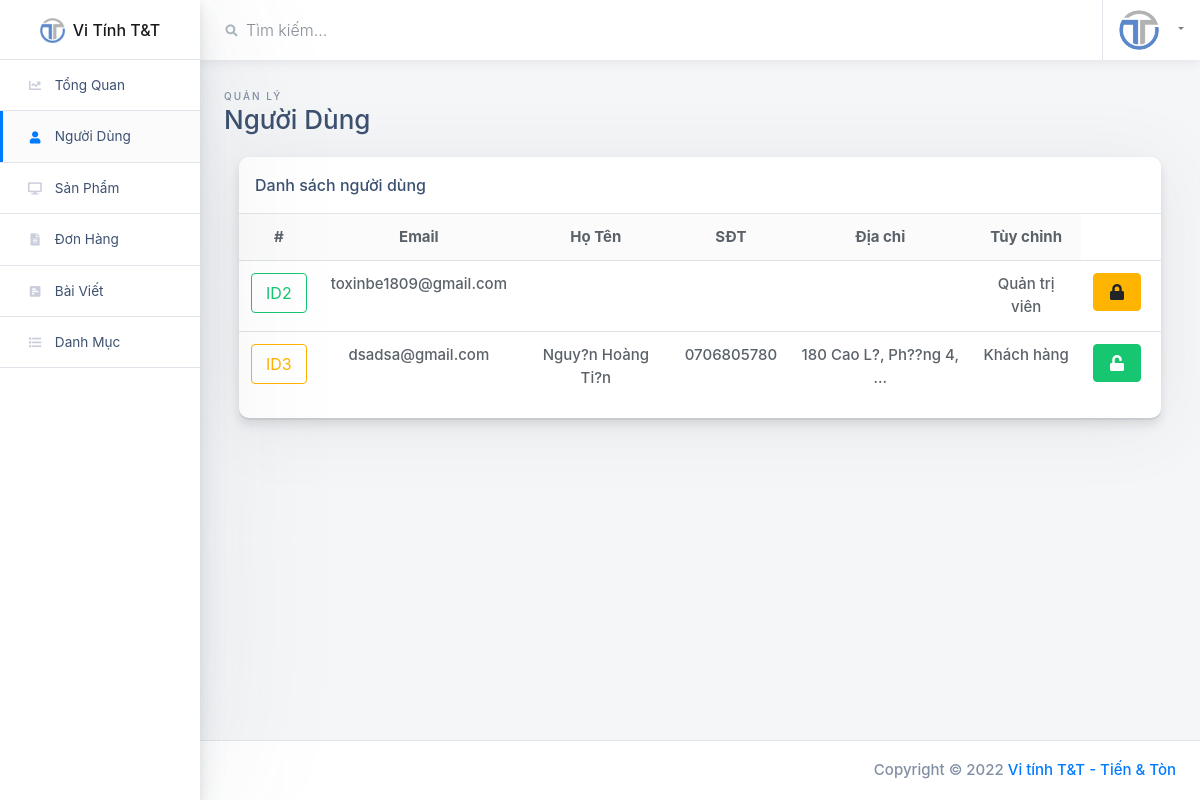
Page /admin/view/ds-kh.php (signed in) on the committed database.
### tables this page shows
CREATE TABLE IF NOT EXISTS `nguoidung` (
  `mand` int(10) NOT NULL AUTO_INCREMENT,
  `email` varchar(50) NOT NULL,
  `matkhau` varchar(32) NOT NULL,
  `hoten` varchar(50) NOT NULL,
  `sodienthoai` varchar(10) NOT NULL,
  `diachi` varchar(150) NOT NULL,
  `loai` tinyint(1) NOT NULL,
  `trangthai` tinyint(1) NOT NULL,
  PRIMARY KEY (`mand`)
);

### admin/model/database.php (called while the page is built, shortened)
<?php
class Database{
  private $servername;
  private $username;
  private $password;
  private $dbname;
  private static $conn;
  public function __construct(){
    $this->servername = "localhost";
    $this->username = "root";
    $this->password = "";
    $this->dbname = "vitinhtt";
    return self::$conn;
  }
  private function ketNoiDB(){
        try {
      self::$conn = new PDO("mysql:host=$this->servername;dbname=$this->dbname", $this->username, $this->password);
      self::$conn->setAttribute(PDO::ATTR_ERRMODE, PDO::ERRMODE_EXCEPTION);
      return self::$conn;
    } catch(PDOException $e) {
      echo "Connection failed: " . $e->getMessage();
      return false;
    }
  }
  public function timDanhSach($query){
    if(self::$conn != false){
      $stmt = self::$conn->prepare($query);
      $stmt->execute();
      $result = $stmt->setFetchMode(PDO::FETCH_ASSOC);
      if($result==true){
        return $stmt->fetchAll();
      }
    }
    return null;
  }
}
?>

### admin/model/nguoidung.php (called while the page is built, shortened)
<?php
class NguoiDung
{
    public function queryLayDanhSachNguoiDung() {
        $query="SELECT * FROM nguoidung";
        return $query;
    }
}?>

### admin/controller/hamtienich.php (called while the page is built, shortened)
<?php
function hienThiDiaChi($diaChi)
{
  $soLuongKyTu = strlen($diaChi);
  $tam = "";
  $demTu = 0;
  for ($j = 0; $j < $soLuongKyTu; $j++) {
    if ($diaChi[$j] == " " && $demTu < 5) {
      $demTu++;
    } else if ($demTu == 5) {
      $tam[$j] = ".";
      $tam[$j + 1] = ".";
      $tam[$j + 2] = ".";
      break;
    }
    $tam[$j] = $diaChi[$j];
  }
  return $tam;
}
function hienThiLoaiNguoiDung($loai)
{
  $loai=(int)$loai;
  $ketQua="";
  if($loai==0) return $ketQua="Quản trị viên";
  else if($loai==1) return $ketQua="Khách hàng";
  return $ketQua;
}
?>

### admin/view/ds-kh.php (the view, shortened to what this page needs)
<!doctype html>
<html class="no-js h-100" lang="en">
<head>
    <?php
    include 'layout/head.php'; ?>
</head>
<body class="h-100">
    <div class="container-fluid">
        <div class="row">
            <?php include 'layout/sidebar.php'; ?>
            <main class="main-content col-lg-10 col-md-9 col-sm-12 p-0 offset-lg-2 offset-md-3">
                <div class="main-navbar sticky-top bg-white">
                    <?php include 'layout/navbar.php'; ?>
                </div>
                <div class="main-content-container container-fluid px-4">
                    <div class="page-header row no-gutters py-4">
                        <div class="col-12 col-sm-4 text-center text-sm-left mb-0">
                            <span class="text-uppercase page-subtitle">Quản lý</span>
                            <h3 class="page-title">Người Dùng</h3>
                        </div>
                    </div>
                    <div class="col-12">
                        <div class="card card-small mb-4">
                            <div class="card-header border-bottom">
                                <div class="row">
                                    <div class="col-md-6">
                                        <h6 class="m-0">Danh sách người dùng</h6>
                                    </div>
                                </div>
                            </div>
                            <div class="table-sp">
                                <div class="card-body p-0 pb-3 text-center">
                                    <table class="table mb-0">
                                        <thead class="bg-light">
                                            <tr>
                                                <th scope="col" class="border-0">#</th>
                                                <th scope="col" class="border-0">Email</th>
                                                <th scope="col" class="border-0">Họ Tên</th>
                                                <th scope="col" class="border-0">SĐT</th>
                                                <th scope="col" class="border-0">Địa chỉ</th>
                                                <th scope="col" class="border-0">Tùy chỉnh</th>
                                            </tr>
                                        </thead>
                                        <tbody>
                                            <?php
                                                include '../model/database.php';
                                                include '../model/nguoidung.php';
                                                include '../controller/hamtienich.php';
                                                $db = new Database();
                                                $NguoiDung = new NguoiDung();
                                                $query = $NguoiDung->queryLayDanhSachNguoiDung();
                                                $arrNguoiDung = $db->timDanhSach($query);
                                                if (count($arrNguoiDung) > 0) {
                                                    foreach ($arrNguoiDung as $nd) {
                                                        echo '
                                                        <tr>
                                                        <form action="../controller/xuly-kh.php?mand=' . $nd['mand'] . '" method="post">
                                                        <td class="block">';
                                                        if($nd['trangthai']=="0"){
                                                            echo'<button type="button" class="mb-2 btn btn-sm btn-outline-warning mr-1 btn-font">ID' . $nd['mand'] . '</button>';
                                                        }else if($nd['trangthai']=="1"){
                                                            echo'<button type="button" class="mb-2 btn btn-sm btn-outline-success mr-1 btn-font">ID' . $nd['mand'] . '</button>';
                                                        }
                                                        echo'<p class="none">ID' . $nd['mand'] . '</p>
                                                        </td>
                                                        <td>' . $nd['email'] . '</td>
                                                        <input type="text" hidden name="loai" value="'.$nd["loai"].'">
                                                        <td>' . $nd['hoten'] . '</td>
                                                        <td>' . $nd['sodienthoai'] . '</td>
                                                        <td title="' . $nd['diachi'].'">'. hienThiDiaChi($nd['diachi']) . '</td>
                                                        <td>'.hienThiLoaiNguoiDung($nd['loai']).'</td>';
                                                        if($nd['trangthai']=="0"){
                                                            echo'<td>
                                                            <button name="btnMoKhoa" value="mokhoa" class="mb-2 btn btn-success mr-2 btn-font">
                                                            <i class="fas fa-unlock"></i><p>&nbspMở khóa</p>
                                                            </button>
                                                            </td>';
                                                        }else if($nd['trangthai']=="1"){
                                                            echo'<td>
                                                            <button name="btnKhoa" value="khoa"  class="mb-2 btn btn-warning mr-2 btn-font">
                                                            <i class="fas fa-lock"></i><p>&nbspKhóa</p>
                                                            </button>
                                                            </td>';
                                                        }
                                                        echo '
                                                        </form>
                                                        </tr>';
                                                    }
                                                }
                                            ?>
                                        </tbody>
                                    </table>
                                </div>
                            </div>
                        </div>
                    </div>
                </div>
                <?php include 'layout/footer.php'; ?>
            </main>
        </div>
    </div>
</body>
</html>

### admin/view/styles/style.css (style rules this page uses)
.btn-font { font-size: 16px; }
.block button { display: none; margin: 0!important; }
@media screen and (max-width:1350px) { .block button { display: inline-block; } }

### rows in the picture
nguoidung: mand "2", email "toxinbe1809@gmail.com", loai "Quản trị viên"
nguoidung: mand "3", email "dsadsa@gmail.com", hoten "Nguy?n Hoàng Ti?n", sodienthoai "0706805780", diachi "180 Cao L?, Ph??ng 4, ...", loai "Khách hàng"
